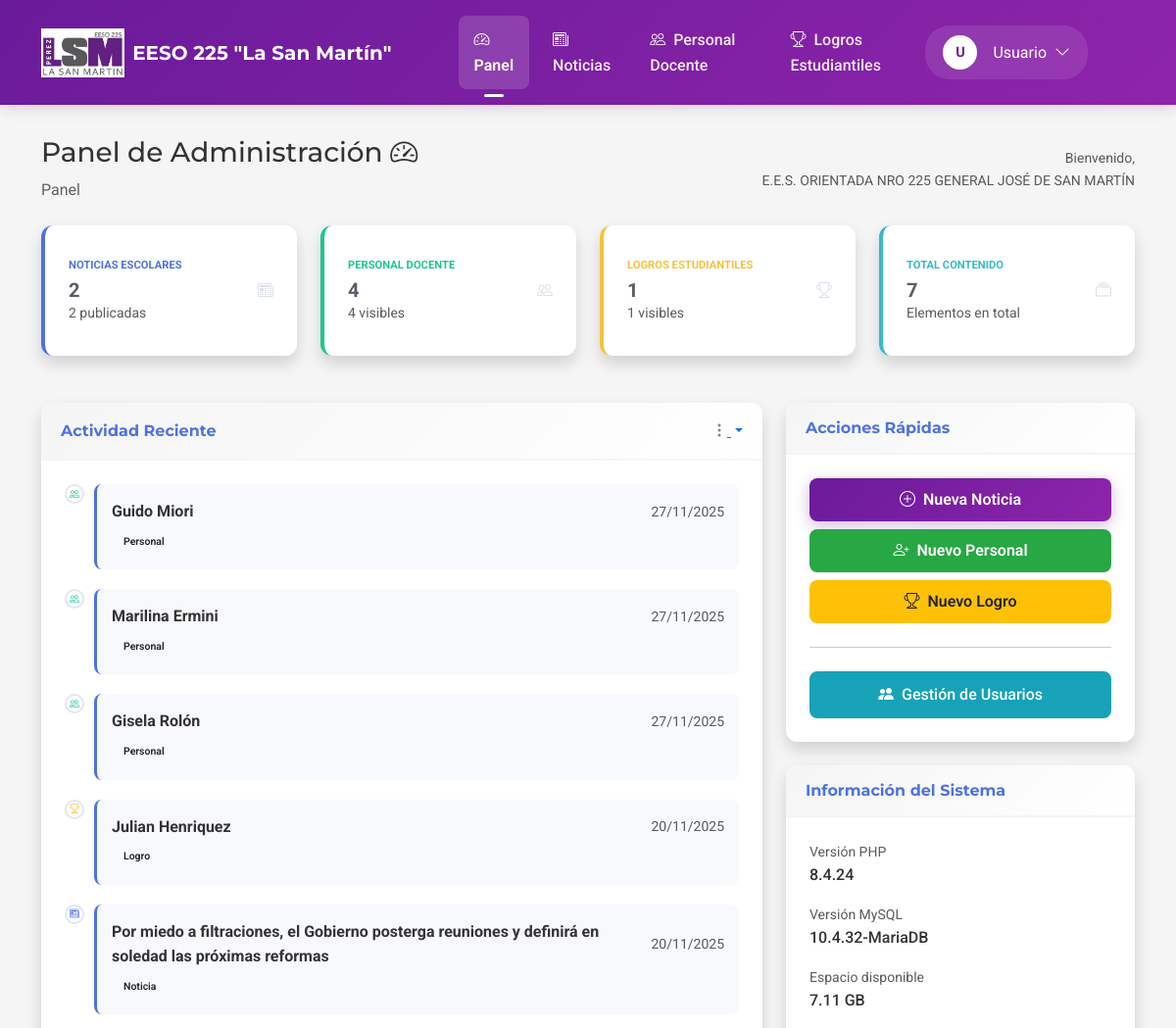
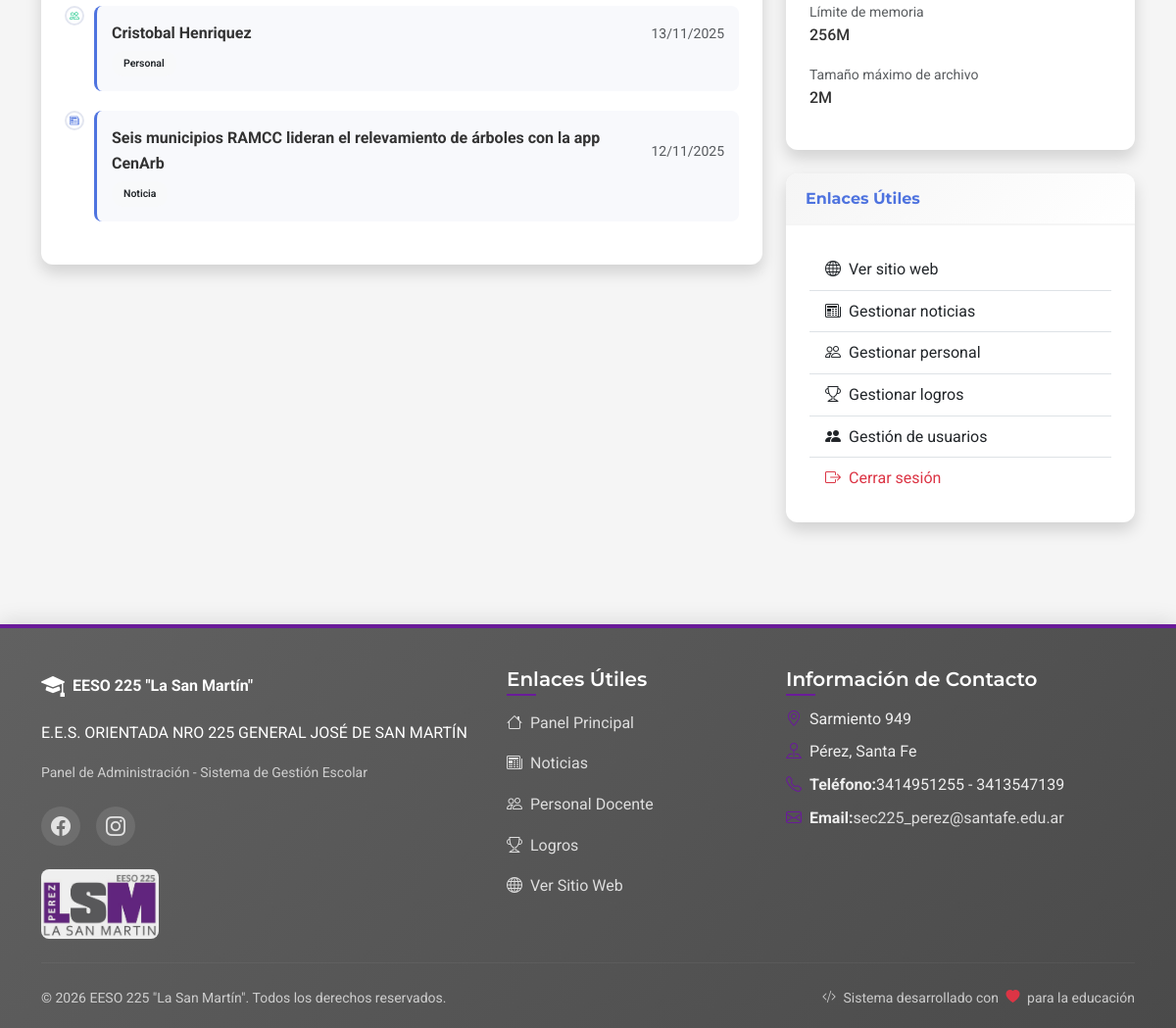
Page /admin/dashboard.php (signed in) on the committed database (2 pictures, top to bottom).
### tables this page shows
CREATE TABLE `personal_docente` (
  `id` int(11) NOT NULL,
  `nombre` varchar(100) NOT NULL,
  `apellido` varchar(100) NOT NULL,
  `materia` varchar(100) NOT NULL,
  `especialidad` varchar(100) DEFAULT NULL,
  `email_institucional` varchar(100) DEFAULT NULL,
  `telefono` varchar(20) DEFAULT NULL,
  `biografia` text NOT NULL,
  `foto` varchar(255) NOT NULL,
  `linkedin` varchar(255) DEFAULT NULL,
  `visible` tinyint(1) NOT NULL DEFAULT 1,
  `fecha_creacion` timestamp NOT NULL DEFAULT current_timestamp()
);

CREATE TABLE `logros_estudiantiles` (
  `id` int(11) NOT NULL,
  `nombre_estudiante` varchar(100) NOT NULL,
  `curso_division` varchar(50) NOT NULL,
  `logro` varchar(200) NOT NULL,
  `descripcion` text NOT NULL,
  `foto` varchar(255) DEFAULT NULL,
  `fecha_logro` date DEFAULT NULL,
  `visible` tinyint(1) NOT NULL DEFAULT 1,
  `fecha_creacion` timestamp NOT NULL DEFAULT current_timestamp()
);

CREATE TABLE `posts` (
  `id` int(11) NOT NULL,
  `titulo` varchar(255) NOT NULL,
  `contenido` text DEFAULT NULL,
  `imagen` varchar(255) DEFAULT NULL,
  `categoria` enum('noticia','evento','curso') NOT NULL,
  `visible` tinyint(1) DEFAULT 1,
  `orden` int(11) DEFAULT 0,
  `fecha_publicacion` date DEFAULT NULL,
  `created_at` timestamp NOT NULL DEFAULT current_timestamp(),
  `visitas` int(11) DEFAULT 0
);

### admin/dashboard.php (the view, shortened to what the rows shown need)
<?php
include_once 'includes/head.php';
require_once '../includes/conexion.php';
require_once 'config.php';
$actividad_reciente = obtenerActividadReciente(8);
?>
<div class="d-flex justify-content-between align-items-center mb-4">
    <div>
        <h1 class="h3 mb-2">Panel de Administración <i class="bi bi-speedometer2"></i></h1>
    </div>
</div>
<div class="row">
    <div class="col-lg-8 mb-4">
        <div class="admin-card shadow mb-4">
            <div class="admin-card-body">
                <?php if (!empty($actividad_reciente)): ?>
                    <div class="timeline">
                        <?php foreach ($actividad_reciente as $index => $actividad): ?>
                            <div class="timeline-item">
                                <div class="timeline-marker">
                                    <?php
                                    $icono = '';
                                    $color = '';
                                    switch ($actividad['tipo']) {
                                        case 'noticia':
                                            $icono = 'bi-newspaper';
                                            $color = 'text-primary';
                                            break;
                                        case 'personal':
                                            $icono = 'bi-people';
                                            $color = 'text-success';
                                            break;
                                        case 'logro':
                                            $icono = 'bi-trophy';
                                            $color = 'text-warning';
                                            break;
                                    }
                                    ?>
                                    <i class="bi <?= $icono ?> <?= $color ?>"></i>
                                </div>
                                <div class="timeline-content">
                                    <div class="timeline-header">
                                        <span class="font-weight-bold"><?= htmlspecialchars($actividad['titulo']) ?></span>
                                        <span class="float-right text-muted small">
                                            <?= formatearFechaMostrar($actividad['created_at']) ?>
                                        </span>
                                    </div>
                                    <div class="timeline-body">
                                        <span class="badge bg-light text-dark">
                                            <?= ucfirst($actividad['tipo']) ?>
                                        </span>
                                    </div>
                                </div>
                            </div>
                        <?php endforeach; ?>
                    </div>
                <?php endif; ?>
            </div>
        </div>
    </div>
</div>
<?php
include_once 'includes/footer.php';
?>

### rows in the picture
personal_docente: titulo "Guido Miori", fecha_creacion "27/11/2025", tipo "Personal"
personal_docente: titulo "Marilina Ermini", fecha_creacion "27/11/2025", tipo "Personal"
personal_docente: titulo "Gisela Rolón", fecha_creacion "27/11/2025", tipo "Personal"
logros_estudiantiles: nombre_estudiante "Julian Henriquez", fecha_creacion "20/11/2025", tipo "Logro"
posts: titulo "Por miedo a filtraciones, el Gobierno posterga reuniones y definirá en soledad las próximas reformas", created_at "20/11/2025", tipo "Noticia"
personal_docente: titulo "Cristobal Henriquez", fecha_creacion "13/11/2025", tipo "Personal"
posts: titulo "Seis municipios RAMCC lideran el relevamiento de árboles con la app CenArb", created_at "12/11/2025", tipo "Noticia"

### other values in the picture
substr(obtenerNombreAdmin(), 0, 1) "U"
obtenerNombreAdmin() "Usuario"
ESCUELA_NOMBRE "E.E.S. ORIENTADA NRO 225 GENERAL JOSÉ DE SAN MARTÍN"
$estadisticas['noticias'] "2"
$estadisticas['noticias_publicadas'] "2"
$estadisticas['personal'] "4"
$estadisticas['personal_visible'] "4"
$estadisticas['logros'] "1"
$estadisticas['logros_visibles'] "1"
$info_sistema['php_version'] "8.4.24"
$info_sistema['mysql_version'] "10.4.32-MariaDB"
$info_sistema['espacio_disco'] "7.11 GB"
$info_sistema['memoria_limit'] "256M"
$info_sistema['upload_max_filesize'] "2M"
ESCUELA_NOMBRE_CORTO "EESO 225 \"La San Martín\""
